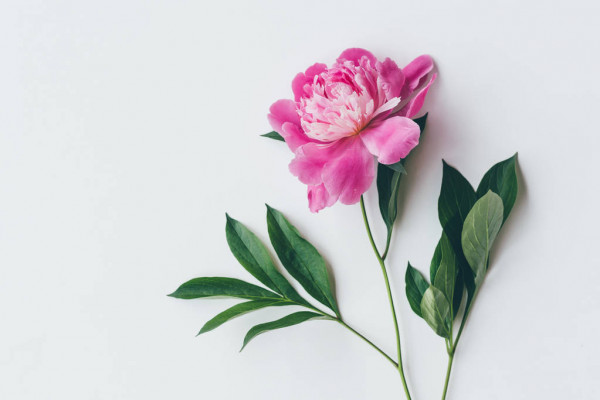
#> input picture kurs/images/flower.jpg, 600 x 400 px, found by its file name
$ python main.py   (older library calls are emulated)
#> lines starting #> are read from the running program, lines starting #| are printed output that depends on the picture; after the words box and inside, x2 and y2 are one past the last pixel; in counts of white or black regions, pixels touching at a corner belong together
import cv2
import numpy as np
import random
from scipy import ndimage
from skimage.metrics import structural_similarity as ssim

def _imgGradient(img):
    #convert to 0 to 1 float representation
    img = np.float32(img) / 255.0
    # Calculate gradient
    gx = cv2.Sobel(img, cv2.CV_32F, 1, 0, ksize=1)
    gy = cv2.Sobel(img, cv2.CV_32F, 0, 1, ksize=1)
    # Python Calculate gradient magnitude and direction ( in degrees )
    mag, angle = cv2.cartToPolar(gx, gy, angleInDegrees=True)
    #normalize magnitudes
    mag /= np.max(mag)
    #lower contrast
    mag = np.power(mag, 0.3)
    return mag, angle

def brush_stroke(image, brush, x_pos, y_pos):
    img2gray = cv2.cvtColor(brush,cv2.COLOR_BGR2GRAY)
    ret, mask = cv2.threshold(img2gray, 200, 255, cv2.THRESH_BINARY_INV)
    mask_inv = cv2.bitwise_not(mask)
    # [5 lines of commented-out code are left out]
    roi = image[x_pos:brush.shape[0]+x_pos, y_pos:brush.shape[1]+y_pos]
    try:
        img1_bg = cv2.bitwise_and(roi,roi,mask = mask_inv)
    except:
        img1_bg = cv2.bitwise_and(roi,roi,mask = mask_inv[0:roi.shape[0], 0:roi.shape[1]])
    img2_fg = cv2.bitwise_and(brush, brush, mask = mask)

    b_channel = img2_fg[:,:,0]
    g_channel = img2_fg[:,:,1]
    r_channel = img2_fg[:,:,2]
    alpha_channel = np.ones(b_channel.shape, dtype=b_channel.dtype) * 100
    img2_fg = cv2.merge((b_channel, g_channel, r_channel, alpha_channel))
    try:
        dst = cv2.add(img1_bg,img2_fg)
    except:
        dst = cv2.add(img1_bg,img2_fg[0:img1_bg.shape[0], 0:img1_bg.shape[1]])
    alpha = random.uniform(0.1, 1)
    dst = cv2.addWeighted(dst, alpha, roi, 1-alpha, 0)
    image[x_pos:brush.shape[0]+x_pos, y_pos:brush.shape[1]+y_pos] = dst
    return image

ori_image = cv2.imread("/home/olga/MyProjects/Polikek/Genetic Algoritms/kurs/images/flower.jpg")
#> ori_image is the input picture: shape (400, 600, 3); mean B, G, R 210, 206.9, 208.2
ori_brush = cv2.imread("/home/olga/MyProjects/Polikek/Genetic Algoritms/kurs/images/brush.png")
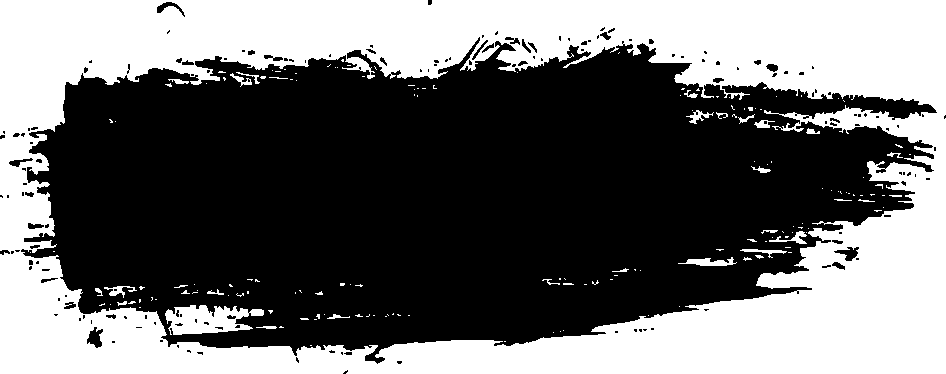
#> input picture kurs/images/brush.png, 946 x 374 px, found by its file name
#> ori_brush is the input picture: shape (374, 946, 3); 42.5% white; 166 white regions (134 under 20 px), largest, box (x1, y1, x2, y2) and area: (0, 0, 946, 374) 145916, (165, 305, 264, 335) 1882, (678, 257, 737, 266) 280

image = ori_image
brush_cp = ori_brush

b_channel, g_channel, r_channel = cv2.split(image)
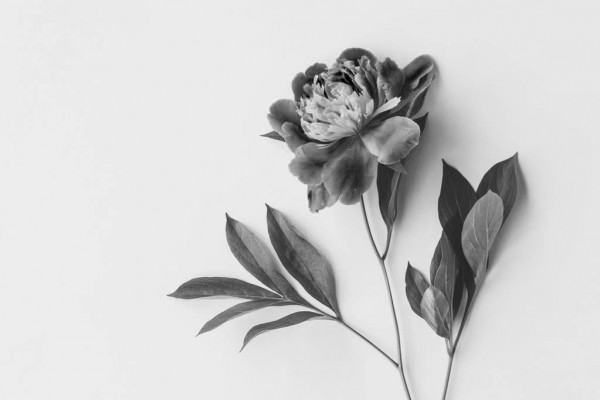
#> g_channel: shape (400, 600); min 0, max 244, mean 206.9
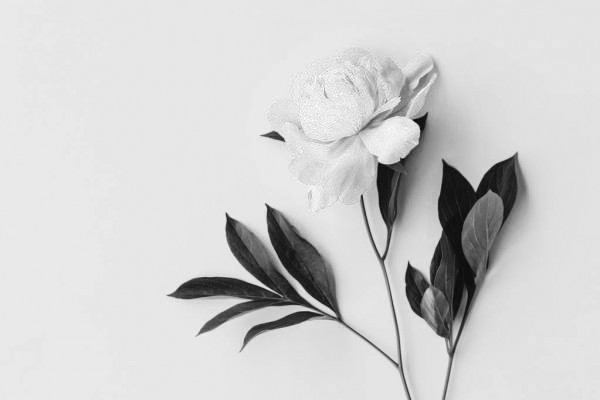
#> r_channel: shape (400, 600); min 2, max 255, mean 208.2
alpha_channel = np.ones(b_channel.shape, dtype=b_channel.dtype) * 0
image = cv2.merge((b_channel, g_channel, r_channel, alpha_channel))
b_channel, g_channel, r_channel = cv2.split(ori_image)
alpha_channel = np.ones(b_channel.shape, dtype=b_channel.dtype) * 0
ori_image = cv2.merge((b_channel, g_channel, r_channel, alpha_channel))

""" imgray = cv2.cvtColor(image, cv2.COLOR_BGR2GRAY)
ret, thresh = cv2.threshold(imgray, 127, 255, 0)
contours, hierarchy = cv2.findContours(thresh, cv2.RETR_TREE, cv2.CHAIN_APPROX_SIMPLE)
cv2.drawContours(image, contours, -1, (255,255,255), 5) """

"""
cv2.imshow('',image)
cv2.waitKey(0)
cv2.destroyAllWindows() """

width = int(brush_cp.shape[1] * 0.06)
#> width = 56
height = int(brush_cp.shape[0] * 0.06)
#> height = 22
dsize = (width, height)
#> dsize = (56, 22)
brush_cp = cv2.resize(brush_cp, dsize)
brush_cp[np.where((brush_cp!=[255,255,255]).all(axis=2))] = (255, 0, 0)

for i in range(80):
    brush = brush_cp.copy()
    #angle = random.choice((0, 90, 180, 270))
    posX = random.randint(0, image.shape[0]-brush.shape[0])
    posY = random.randint(0, image.shape[1]-brush.shape[1])
    imgray = cv2.cvtColor(image, cv2.COLOR_BGR2GRAY)
    img_gradient = _imgGradient(imgray)
    imgMag = img_gradient[0]
    imgAngles = img_gradient[1]
    localMag = imgMag[posX][posY]
    localAngle = imgAngles[posX][posY] + 90 #perpendicular to the dir
    rotation = random.randrange(-180, 180)*(1-localMag) + localAngle
    brush = ndimage.rotate(brush, rotation)
    #angle = random.randint(0,359)

    """ cv2.imshow('',brush)
    cv2.waitKey(0)
    cv2.destroyAllWindows() """
    random_blue = random.randint(0,255)
    random_green = random.randint(0,255)
    random_red = random.randint(0,255)
    color = (random_blue, random_green, random_red)
    brush[np.where((brush==(0,0,0)).all(axis=2))] = (255,255,255)

    brush[np.where((brush != (255,255,255)).any(axis=2))] = color
    image = brush_stroke(image, brush, posX, posY)
#> this loop made 80 passes
#> (localMag, localAngle, rotation) on passes 1 to 12: (0.268, 135, 17.81), (0.196, 360, 362.4), (0, 90, 182), (0, 90, 151), (0.318, 90, 159.6), (0, 90, -43), (0, 90, 76), (0.217, 405, 300.1), (0.913, 222.9, 212.7), (0.766, 441.4, 437.2), (0.217, 225, 329.1), (0, 90, -71)
#> pass 1, in _imgGradient, `gy = cv2.Sobel(img, cv2.CV_32F, 0, 1, ksize=1)`:
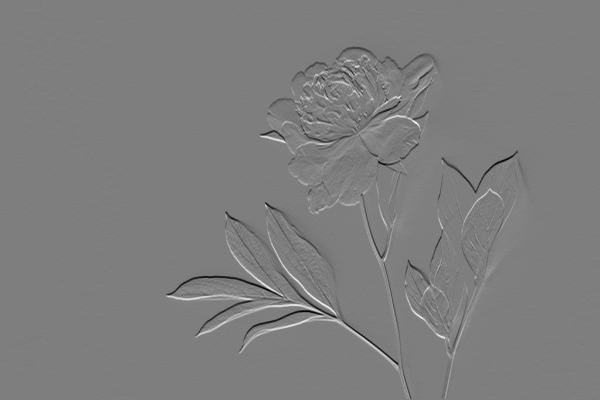
#> gy: shape (400, 600) float32; min -0.667, max 0.678, mean -5.39e-05; drawn with min black and max white
#> after the loop:
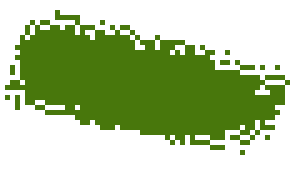
#> brush: shape (34, 59, 3) (shown 5 times larger); mean B, G, R 148.2, 195.2, 174.5
#> after the loop:
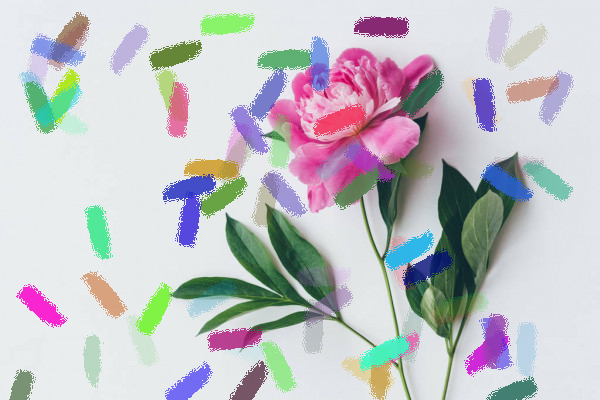
#> image: shape (400, 600, 4); mean B, G, R, A 198.5, 194.1, 193.7, 40.1
#> after the loop:
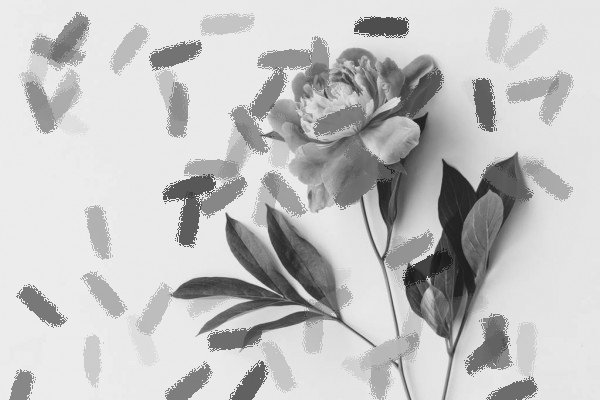
#> imgray: shape (400, 600); min 25, max 242, mean 194.6

cv2.imshow('res',image)
cv2.waitKey(0)
cv2.destroyAllWindows()

s = ssim(image, ori_image, full=True, multichannel=True)
